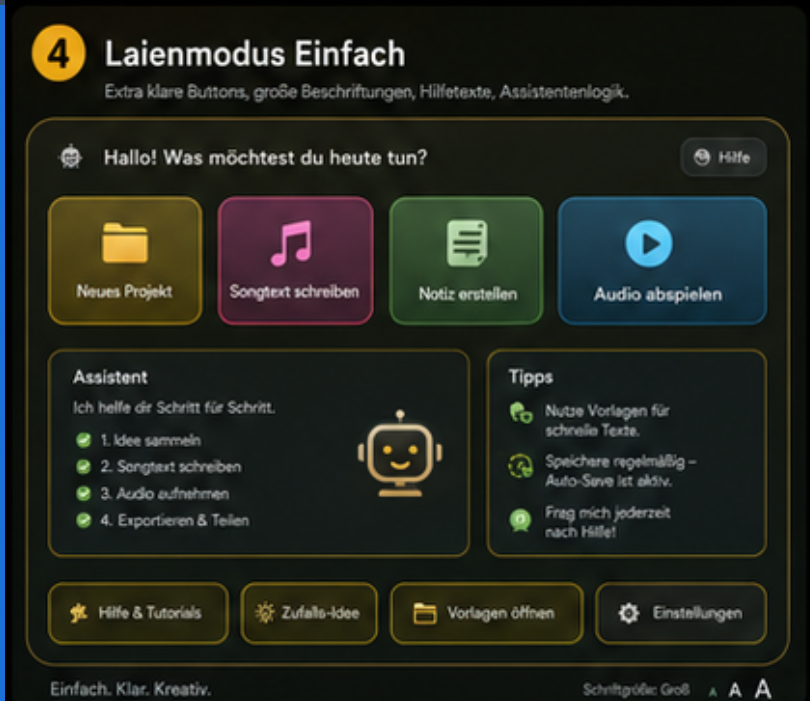
#> input picture resources/reference/laienmodus_einfach_reference.png, 810 x 701 px
$ python analyze_design_reference.py
#> lines starting #> are read from the running program, lines starting #| are printed output that depends on the picture
#!/usr/bin/env python3
from __future__ import annotations

import json
from collections import Counter
from pathlib import Path

from PIL import Image

ROOT = Path(__file__).resolve().parents[1]
SOURCE = ROOT / "resources" / "reference" / "laienmodus_einfach_reference.png"
TARGET = ROOT / "resources" / "reference" / "laienmodus_einfach_analysis.json"


def main() -> int:
    image = Image.open(SOURCE).convert("RGB")
#> image is the input picture: PIL image 810x701 RGB; mean R, G, B 36, 39.5, 31.7
    reduced = image.resize((200, 160), Image.Resampling.LANCZOS).quantize(colors=20).convert("RGB")
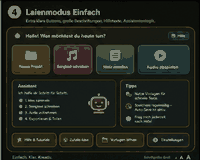
#> reduced: PIL image 200x160 RGB; mean R, G, B 34.6, 38.1, 30.2
#> (the run stopped early here; a loop or call above may not have finished)
